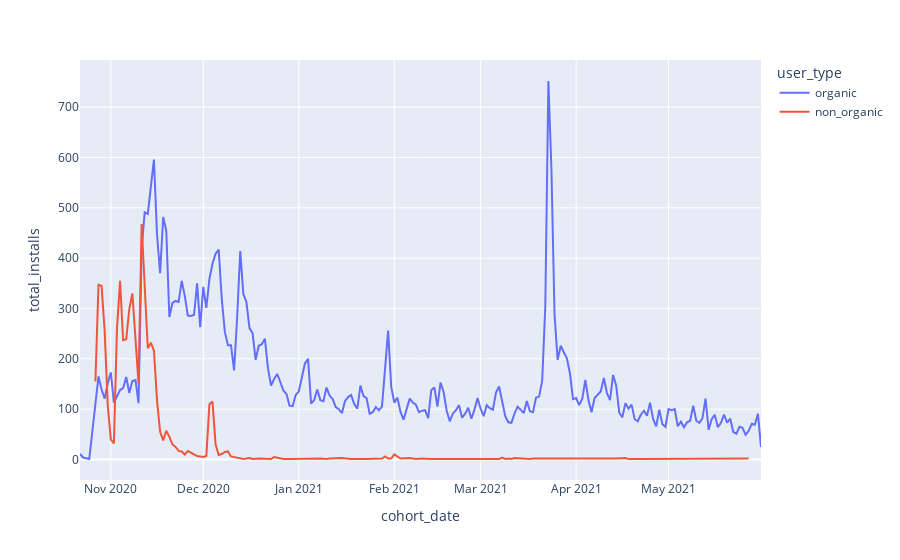

Notebook source saved alongside this figure:
### Markdown cell above
#### По типу пользователя.

### Code cell
installs_by_user_type = (preinstalls
                         .groupby(by=['cohort_date', 'user_type'], as_index=False)
                         .agg(total_installs=('user_id', 'nunique')))
fig = px.line(installs_by_user_type,x='cohort_date', y='total_installs', color='user_type')
fig.show()

### Figure 1 — Plotly figure (JSON) as saved in the notebook; plotly's stock layout.template omitted (floating-point values rounded to 4 significant figures; data arrays with more than 128 entries replaced by an {"elided": "..."} marker saying what was removed)
{"data": [{"hovertemplate": "user_type=organic<br>cohort_date=%{x}<br>total_installs=%{y}<extra></extra>", "legendgroup": "organic", "line": {"color": "#636efa", "dash": "solid"}, "marker": {"symbol": "circle"}, "mode": "lines", "name": "organic", "orientation": "v", "showlegend": true, "type": "scatter", "x": {"elided": "220 str values"}, "xaxis": "x", "y": {"elided": "220 int values"}, "yaxis": "y"}, {"hovertemplate": "user_type=non_organic<br>cohort_date=%{x}<br>total_installs=%{y}<extra></extra>", "legendgroup": "non_organic", "line": {"color": "#EF553B", "dash": "solid"}, "marker": {"symbol": "circle"}, "mode": "lines", "name": "non_organic", "orientation": "v", "showlegend": true, "type": "scatter", "x": {"elided": "137 str values"}, "xaxis": "x", "y": {"elided": "137 int values"}, "yaxis": "y"}], "layout": {"legend": {"title": {"text": "user_type"}, "tracegroupgap": 0}, "margin": {"t": 60}, "xaxis": {"anchor": "y", "domain": [0, 1], "title": {"text": "cohort_date"}}, "yaxis": {"anchor": "x", "domain": [0, 1], "title": {"text": "total_installs"}}}}
